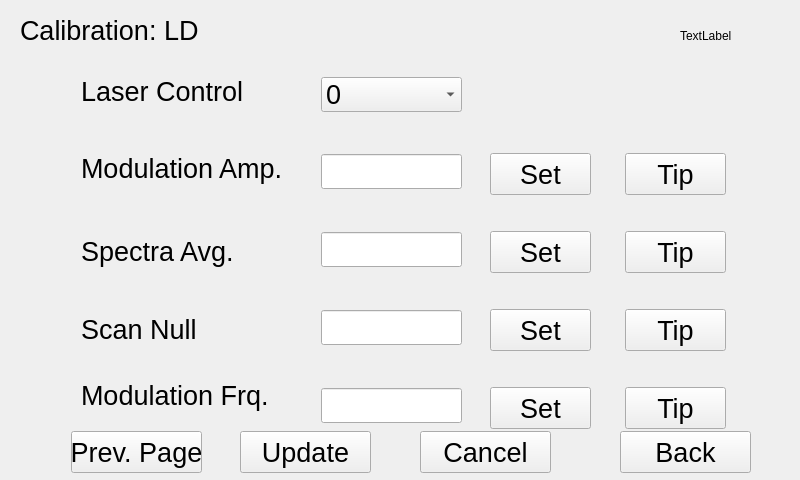
<?xml version="1.0" encoding="UTF-8"?>
<ui version="4.0">
 <class>LDDlg2</class>
 <widget class="QWidget" name="LDDlg2">
  <property name="geometry">
   <rect>
    <x>0</x>
    <y>0</y>
    <width>800</width>
    <height>480</height>
   </rect>
  </property>
  <property name="windowTitle">
   <string>Form</string>
  </property>
  <widget class="QLabel" name="label">
   <property name="geometry">
    <rect>
     <x>20</x>
     <y>10</y>
     <width>241</width>
     <height>41</height>
    </rect>
   </property>
   <property name="text">
    <string>&lt;html&gt;&lt;head/&gt;&lt;body&gt;&lt;p&gt;&lt;span style=&quot; font-size:20pt;&quot;&gt;Calibration:  LD&lt;/span&gt;&lt;/p&gt;&lt;/body&gt;&lt;/html&gt;</string>
   </property>
  </widget>
  <widget class="QLabel" name="label_2">
   <property name="geometry">
    <rect>
     <x>81</x>
     <y>153</y>
     <width>251</width>
     <height>31</height>
    </rect>
   </property>
   <property name="text">
    <string>&lt;html&gt;&lt;head/&gt;&lt;body&gt;&lt;p&gt;&lt;span style=&quot; font-size:20pt;&quot;&gt;Modulation Amp.&lt;/span&gt;&lt;/p&gt;&lt;/body&gt;&lt;/html&gt;</string>
   </property>
  </widget>
  <widget class="QLabel" name="label_3">
   <property name="geometry">
    <rect>
     <x>81</x>
     <y>231</y>
     <width>271</width>
     <height>41</height>
    </rect>
   </property>
   <property name="text">
    <string>&lt;html&gt;&lt;head/&gt;&lt;body&gt;&lt;p&gt;&lt;span style=&quot; font-size:20pt;&quot;&gt;Spectra Avg.&lt;/span&gt;&lt;/p&gt;&lt;/body&gt;&lt;/html&gt;</string>
   </property>
  </widget>
  <widget class="QLabel" name="label_4">
   <property name="geometry">
    <rect>
     <x>81</x>
     <y>309</y>
     <width>241</width>
     <height>41</height>
    </rect>
   </property>
   <property name="text">
    <string>&lt;html&gt;&lt;head/&gt;&lt;body&gt;&lt;p&gt;&lt;span style=&quot; font-size:20pt;&quot;&gt;Scan Null&lt;/span&gt;&lt;/p&gt;&lt;/body&gt;&lt;/html&gt;</string>
   </property>
  </widget>
  <widget class="QLabel" name="label_5">
   <property name="geometry">
    <rect>
     <x>81</x>
     <y>380</y>
     <width>201</width>
     <height>31</height>
    </rect>
   </property>
   <property name="text">
    <string>&lt;html&gt;&lt;head/&gt;&lt;body&gt;&lt;p&gt;&lt;span style=&quot; font-size:20pt;&quot;&gt;Modulation Frq.&lt;/span&gt;&lt;/p&gt;&lt;/body&gt;&lt;/html&gt;</string>
   </property>
  </widget>
  <widget class="QLabel" name="label_6">
   <property name="geometry">
    <rect>
     <x>81</x>
     <y>76</y>
     <width>231</width>
     <height>31</height>
    </rect>
   </property>
   <property name="text">
    <string>&lt;html&gt;&lt;head/&gt;&lt;body&gt;&lt;p&gt;&lt;span style=&quot; font-size:20pt;&quot;&gt;Laser Control&lt;/span&gt;&lt;/p&gt;&lt;/body&gt;&lt;/html&gt;</string>
   </property>
  </widget>
  <widget class="QLineEdit" name="ModRange_lineEdit">
   <property name="geometry">
    <rect>
     <x>321</x>
     <y>154</y>
     <width>141</width>
     <height>35</height>
    </rect>
   </property>
   <property name="font">
    <font>
     <pointsize>20</pointsize>
    </font>
   </property>
  </widget>
  <widget class="QLineEdit" name="SpectrAvg_lineEdit">
   <property name="geometry">
    <rect>
     <x>321</x>
     <y>232</y>
     <width>141</width>
     <height>35</height>
    </rect>
   </property>
   <property name="font">
    <font>
     <pointsize>20</pointsize>
    </font>
   </property>
  </widget>
  <widget class="QLineEdit" name="NullWidth_lineEdit">
   <property name="geometry">
    <rect>
     <x>321</x>
     <y>310</y>
     <width>141</width>
     <height>35</height>
    </rect>
   </property>
   <property name="font">
    <font>
     <pointsize>20</pointsize>
    </font>
   </property>
  </widget>
  <widget class="QLineEdit" name="ModFreq_lineEdit">
   <property name="geometry">
    <rect>
     <x>321</x>
     <y>388</y>
     <width>141</width>
     <height>35</height>
    </rect>
   </property>
   <property name="font">
    <font>
     <pointsize>20</pointsize>
    </font>
   </property>
  </widget>
  <widget class="QLabel" name="dateTime">
   <property name="geometry">
    <rect>
     <x>680</x>
     <y>30</y>
     <width>54</width>
     <height>12</height>
    </rect>
   </property>
   <property name="text">
    <string>TextLabel</string>
   </property>
  </widget>
  <widget class="QPushButton" name="modulationrangeTip">
   <property name="geometry">
    <rect>
     <x>625</x>
     <y>153</y>
     <width>101</width>
     <height>42</height>
    </rect>
   </property>
   <property name="font">
    <font>
     <pointsize>20</pointsize>
    </font>
   </property>
   <property name="text">
    <string>Tip</string>
   </property>
  </widget>
  <widget class="QPushButton" name="averageoforiginalspectrumTip">
   <property name="geometry">
    <rect>
     <x>625</x>
     <y>231</y>
     <width>101</width>
     <height>42</height>
    </rect>
   </property>
   <property name="font">
    <font>
     <pointsize>20</pointsize>
    </font>
   </property>
   <property name="text">
    <string>Tip</string>
   </property>
  </widget>
  <widget class="QPushButton" name="laserclosingtimeTip">
   <property name="geometry">
    <rect>
     <x>625</x>
     <y>309</y>
     <width>101</width>
     <height>42</height>
    </rect>
   </property>
   <property name="font">
    <font>
     <pointsize>20</pointsize>
    </font>
   </property>
   <property name="text">
    <string>Tip</string>
   </property>
  </widget>
  <widget class="QPushButton" name="modulationfrequencyTip">
   <property name="geometry">
    <rect>
     <x>625</x>
     <y>387</y>
     <width>101</width>
     <height>42</height>
    </rect>
   </property>
   <property name="font">
    <font>
     <pointsize>20</pointsize>
    </font>
   </property>
   <property name="text">
    <string>Tip</string>
   </property>
  </widget>
  <widget class="QPushButton" name="back">
   <property name="geometry">
    <rect>
     <x>620</x>
     <y>431</y>
     <width>131</width>
     <height>42</height>
    </rect>
   </property>
   <property name="font">
    <font>
     <pointsize>20</pointsize>
    </font>
   </property>
   <property name="text">
    <string>Back</string>
   </property>
  </widget>
  <widget class="QPushButton" name="cancel">
   <property name="geometry">
    <rect>
     <x>420</x>
     <y>431</y>
     <width>131</width>
     <height>42</height>
    </rect>
   </property>
   <property name="font">
    <font>
     <pointsize>20</pointsize>
    </font>
   </property>
   <property name="text">
    <string>Cancel</string>
   </property>
  </widget>
  <widget class="QPushButton" name="pageUp">
   <property name="geometry">
    <rect>
     <x>71</x>
     <y>431</y>
     <width>131</width>
     <height>42</height>
    </rect>
   </property>
   <property name="font">
    <font>
     <pointsize>20</pointsize>
    </font>
   </property>
   <property name="text">
    <string>Prev. Page</string>
   </property>
  </widget>
  <widget class="QPushButton" name="ok">
   <property name="geometry">
    <rect>
     <x>240</x>
     <y>431</y>
     <width>131</width>
     <height>42</height>
    </rect>
   </property>
   <property name="font">
    <font>
     <pointsize>20</pointsize>
    </font>
   </property>
   <property name="text">
    <string>Update</string>
   </property>
  </widget>
  <widget class="QComboBox" name="comboBox">
   <property name="geometry">
    <rect>
     <x>321</x>
     <y>77</y>
     <width>141</width>
     <height>35</height>
    </rect>
   </property>
   <property name="font">
    <font>
     <pointsize>20</pointsize>
    </font>
   </property>
   <item>
    <property name="text">
     <string>0</string>
    </property>
   </item>
   <item>
    <property name="text">
     <string>1</string>
    </property>
   </item>
  </widget>
  <widget class="QPushButton" name="ModRange_change">
   <property name="geometry">
    <rect>
     <x>490</x>
     <y>153</y>
     <width>101</width>
     <height>42</height>
    </rect>
   </property>
   <property name="font">
    <font>
     <pointsize>20</pointsize>
    </font>
   </property>
   <property name="text">
    <string>Set</string>
   </property>
  </widget>
  <widget class="QPushButton" name="SpectrAvg_change">
   <property name="geometry">
    <rect>
     <x>490</x>
     <y>231</y>
     <width>101</width>
     <height>42</height>
    </rect>
   </property>
   <property name="font">
    <font>
     <pointsize>20</pointsize>
    </font>
   </property>
   <property name="text">
    <string>Set</string>
   </property>
  </widget>
  <widget class="QPushButton" name="NullWidth_change">
   <property name="geometry">
    <rect>
     <x>490</x>
     <y>309</y>
     <width>101</width>
     <height>42</height>
    </rect>
   </property>
   <property name="font">
    <font>
     <pointsize>20</pointsize>
    </font>
   </property>
   <property name="text">
    <string>Set</string>
   </property>
  </widget>
  <widget class="QPushButton" name="ModFreq_change">
   <property name="geometry">
    <rect>
     <x>490</x>
     <y>387</y>
     <width>101</width>
     <height>42</height>
    </rect>
   </property>
   <property name="font">
    <font>
     <pointsize>20</pointsize>
    </font>
   </property>
   <property name="text">
    <string>Set</string>
   </property>
  </widget>
 </widget>
 <resources/>
 <connections/>
</ui>
